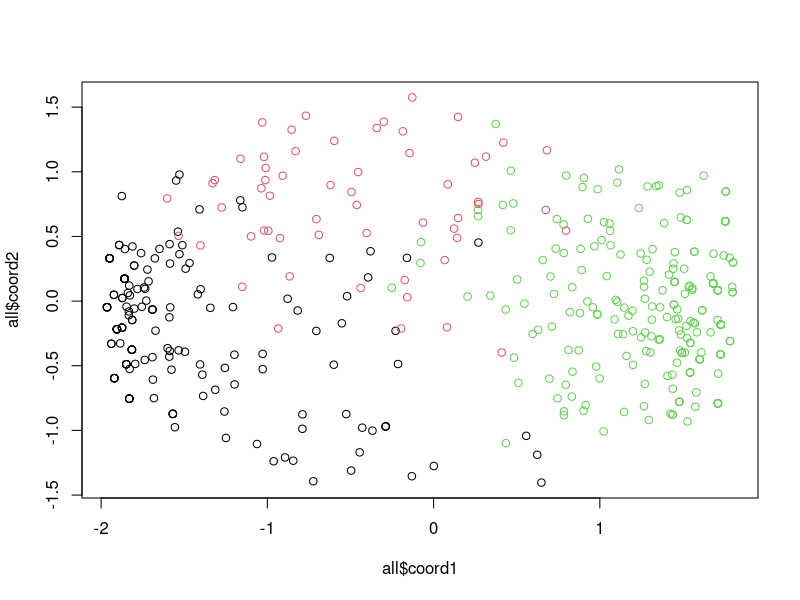

R code for this plot:
#======= LOADING JMP DATA ======#

distmat <- read.csv("DistanceMatrixJMP.csv",header=TRUE,sep=",")[,-1] #distance matrix
clusters <- read.csv("ClustersJMP.csv",header=TRUE,sep=",") # data and cluster assignments

cmdcoords <- cmdscale(distmat,k=2)
all <- cbind(clusters[,1:17],cmdcoords,clusters[,18]) # coordinates cluster assignments

colnames(all) <- c(paste("q",seq(1,17,1),sep=""),"coord1","coord2","Cluster")

plot(all$coord1,all$coord2,col=as.factor(all$Cluster))

#======= JMP proportions ======#

all$q1 <- ifelse(all$q1=="republican","n","y") # commensurate coding

clustsize <- tapply(clusters[,1],clusters$Cluster,length)
clustsize


#====== for cluster 1, all questions ======#
props1 <- matrix(0,nrow=17,ncol=3)
resp <- c("y","n","?")

for (q in 1:17){
  for (i in 1:3){
    props1[q,i] <- sum(all[all$Cluster==1,q]==resp[i])/clustsize[1]
  }
}

#====== for cluster 2, all questions ======#
props2 <- matrix(0,nrow=17,ncol=3)
resp <- c("y","n","?")

for (q in 1:17){
  for (i in 1:3){
    props2[q,i] <- sum(all[all$Cluster==2,q]==resp[i])/clustsize[2]
  }
}

#====== for cluster 3, all questions ======#
props3 <- matrix(0,nrow=17,ncol=3)
resp <- c("y","n","?")

for (q in 1:17){
  for (i in 1:3){
    props3[q,i] <- sum(all[all$Cluster==3,q]==resp[i])/clustsize[3]
  }
}


props1;props2;props3


######################################
# Exporting proportions as csv files
######################################

write.table(props1,"JMPCluster1Props.csv",sep=",",quote=FALSE,row.names=FALSE)
write.table(props2,"JMPCluster2Props.csv",sep=",",quote=FALSE,row.names=FALSE)
write.table(props3,"JMPCluster3Props.csv",sep=",",quote=FALSE,row.names=FALSE)